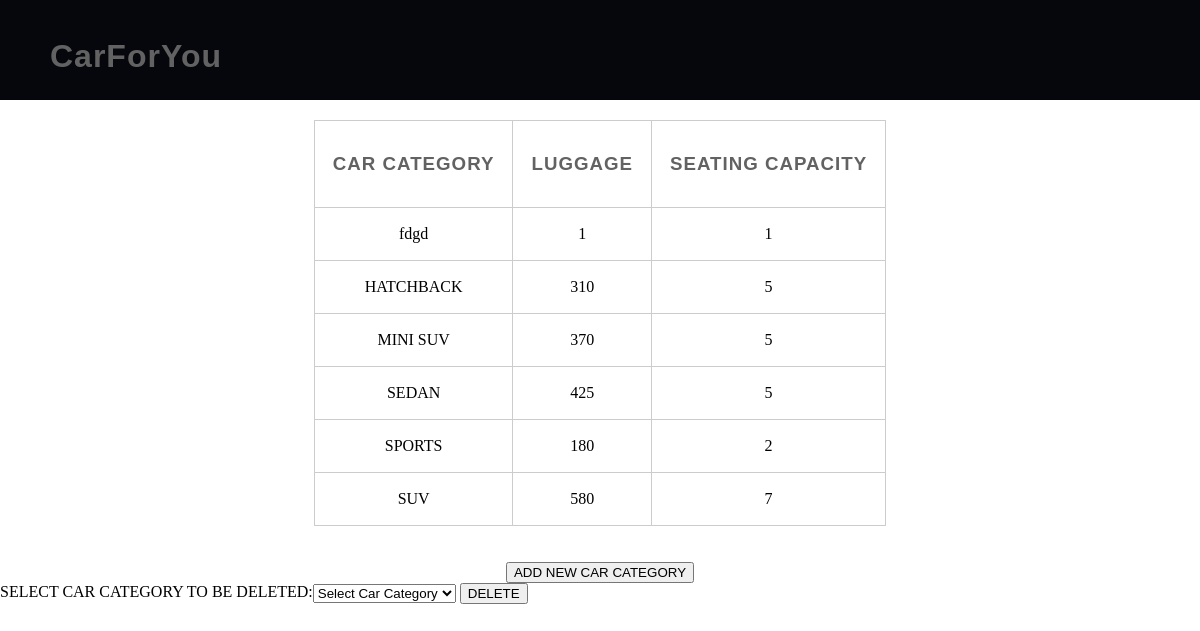
/admin/carcat.php, run on an earlier commit of the app's database.
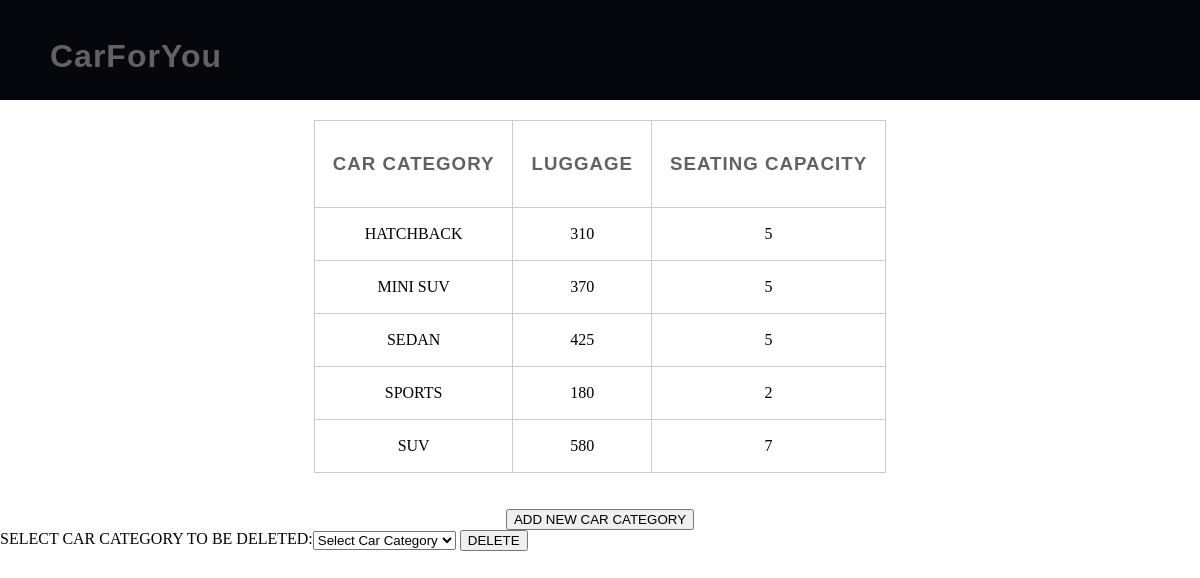
And on a later commit of the database.
### tables this page shows
CREATE TABLE `car_category` (
  `CATEGORY_NAME` varchar(25) NOT NULL,
  `NO_OF_LUGGAGE` int(11) NOT NULL,
  `NO_OF_PERSON` int(11) NOT NULL
);

### admin/carcat.php (the view, shortened to what this page needs)
<!DOCTYPE html>
<html lang="en">
<head>
	<link rel="stylesheet" type="text/css" href="css/reset.css">
	<link rel="stylesheet" type="text/css" href="css/responsive.css">
</head>
<body>
	<section class="">
		<?php
        include 'header.php';
        $car = "SELECT * FROM car_category";
        $car1 = $conn->query($car);
        ?>
        <div class="cal">
        <table class="invc">
            <tr>
            <td><h3>CAR CATEGORY</h3></td>
            <td><h3>LUGGAGE</h3></td>
            <td><h3>SEATING CAPACITY</h3></td>
            </tr>
        <?php
        while($carw1=$car1->fetch_assoc())
        {
            ?>
            <tr>
            <td><?php echo $carw1['CATEGORY_NAME'] ?></td>
            <td><?php echo $carw1['NO_OF_LUGGAGE'] ?></td>
            <td><?php echo $carw1['NO_OF_PERSON'] ?></td>
            </tr>
        <?php }
        ?>
		</table></div>
        <form method="post">
			<table class="inv">
                <tr>
                <td>SELECT CAR CATEGORY TO BE DELETED:</td>
                        <td>
                            <select name="CATEGORY_DEL" required>
								<option> Select Car Category </option>
							</select>
                            <input type="submit" name='cat_delete' value="DELETE">
                        </td>
                </tr><br>
                <tr>
                <input type="submit" name='add' value="ADD NEW CAR CATEGORY">
                </tr>
            </table>
		</form>
	</section>
</body>
</html>

What changed in the data, as far as the page shows it:
removed car_category: CATEGORY_NAME "fdgd", NO_OF_LUGGAGE "1", NO_OF_PERSON "1"
